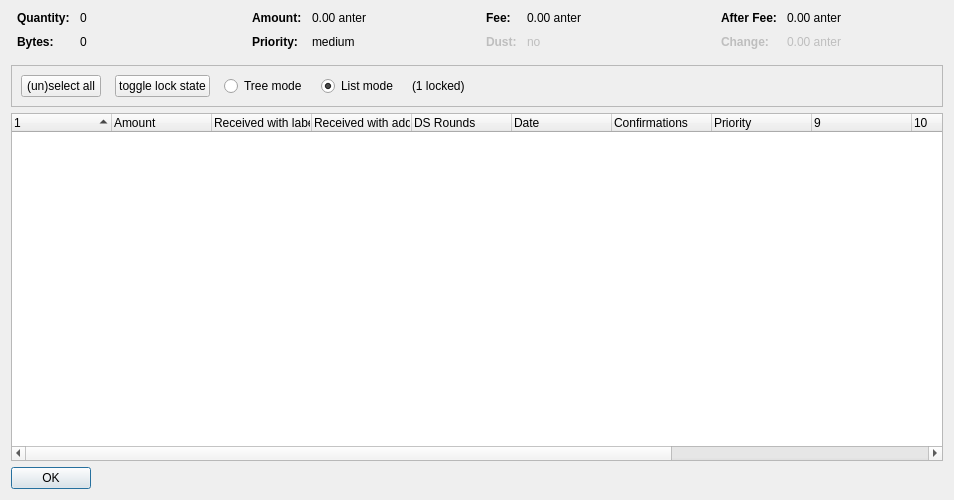
<?xml version="1.0" encoding="UTF-8"?>
<ui version="4.0">
 <class>CoinControlDialog</class>
 <widget class="QDialog" name="CoinControlDialog">
  <property name="geometry">
   <rect>
    <x>0</x>
    <y>0</y>
    <width>954</width>
    <height>500</height>
   </rect>
  </property>
  <property name="windowTitle">
   <string>Coin Selection</string>
  </property>
  <layout class="QVBoxLayout" name="verticalLayout">
   <item>
    <layout class="QHBoxLayout" name="horizontalLayoutTop" stretch="0,0,0,0">
     <property name="topMargin">
      <number>0</number>
     </property>
     <property name="bottomMargin">
      <number>10</number>
     </property>
     <item>
      <layout class="QFormLayout" name="formLayoutCoinControl1">
       <property name="horizontalSpacing">
        <number>10</number>
       </property>
       <property name="verticalSpacing">
        <number>10</number>
       </property>
       <property name="leftMargin">
        <number>6</number>
       </property>
       <property name="rightMargin">
        <number>6</number>
       </property>
       <item row="0" column="0">
        <widget class="QLabel" name="labelCoinControlQuantityText">
         <property name="font">
          <font>
           <weight>75</weight>
           <bold>true</bold>
          </font>
         </property>
         <property name="text">
          <string>Quantity:</string>
         </property>
        </widget>
       </item>
       <item row="0" column="1">
        <widget class="QLabel" name="labelCoinControlQuantity">
         <property name="cursor">
          <cursorShape>IBeamCursor</cursorShape>
         </property>
         <property name="contextMenuPolicy">
          <enum>Qt::ActionsContextMenu</enum>
         </property>
         <property name="text">
          <string notr="true">0</string>
         </property>
         <property name="textInteractionFlags">
          <set>Qt::LinksAccessibleByMouse|Qt::TextSelectableByKeyboard|Qt::TextSelectableByMouse</set>
         </property>
        </widget>
       </item>
       <item row="1" column="0">
        <widget class="QLabel" name="labelCoinControlBytesText">
         <property name="font">
          <font>
           <weight>75</weight>
           <bold>true</bold>
          </font>
         </property>
         <property name="text">
          <string>Bytes:</string>
         </property>
        </widget>
       </item>
       <item row="1" column="1">
        <widget class="QLabel" name="labelCoinControlBytes">
         <property name="cursor">
          <cursorShape>IBeamCursor</cursorShape>
         </property>
         <property name="contextMenuPolicy">
          <enum>Qt::ActionsContextMenu</enum>
         </property>
         <property name="text">
          <string notr="true">0</string>
         </property>
         <property name="textInteractionFlags">
          <set>Qt::LinksAccessibleByMouse|Qt::TextSelectableByKeyboard|Qt::TextSelectableByMouse</set>
         </property>
        </widget>
       </item>
      </layout>
     </item>
     <item>
      <layout class="QFormLayout" name="formLayoutCoinControl2">
       <property name="horizontalSpacing">
        <number>10</number>
       </property>
       <property name="verticalSpacing">
        <number>10</number>
       </property>
       <property name="leftMargin">
        <number>6</number>
       </property>
       <property name="rightMargin">
        <number>6</number>
       </property>
       <item row="0" column="0">
        <widget class="QLabel" name="labelCoinControlAmountText">
         <property name="font">
          <font>
           <weight>75</weight>
           <bold>true</bold>
          </font>
         </property>
         <property name="text">
          <string>Amount:</string>
         </property>
        </widget>
       </item>
       <item row="0" column="1">
        <widget class="QLabel" name="labelCoinControlAmount">
         <property name="cursor">
          <cursorShape>IBeamCursor</cursorShape>
         </property>
         <property name="contextMenuPolicy">
          <enum>Qt::ActionsContextMenu</enum>
         </property>
         <property name="text">
          <string notr="true">0.00 anter</string>
         </property>
         <property name="textInteractionFlags">
          <set>Qt::LinksAccessibleByMouse|Qt::TextSelectableByKeyboard|Qt::TextSelectableByMouse</set>
         </property>
        </widget>
       </item>
       <item row="1" column="0">
        <widget class="QLabel" name="labelCoinControlPriorityText">
         <property name="font">
          <font>
           <weight>75</weight>
           <bold>true</bold>
          </font>
         </property>
         <property name="text">
          <string>Priority:</string>
         </property>
        </widget>
       </item>
       <item row="1" column="1">
        <widget class="QLabel" name="labelCoinControlPriority">
         <property name="cursor">
          <cursorShape>IBeamCursor</cursorShape>
         </property>
         <property name="contextMenuPolicy">
          <enum>Qt::ActionsContextMenu</enum>
         </property>
         <property name="text">
          <string>medium</string>
         </property>
         <property name="textInteractionFlags">
          <set>Qt::LinksAccessibleByMouse|Qt::TextSelectableByKeyboard|Qt::TextSelectableByMouse</set>
         </property>
        </widget>
       </item>
      </layout>
     </item>
     <item>
      <layout class="QFormLayout" name="formLayoutCoinControl3">
       <property name="horizontalSpacing">
        <number>10</number>
       </property>
       <property name="verticalSpacing">
        <number>10</number>
       </property>
       <property name="leftMargin">
        <number>6</number>
       </property>
       <property name="rightMargin">
        <number>6</number>
       </property>
       <item row="0" column="0">
        <widget class="QLabel" name="labelCoinControlFeeText">
         <property name="font">
          <font>
           <weight>75</weight>
           <bold>true</bold>
          </font>
         </property>
         <property name="text">
          <string>Fee:</string>
         </property>
        </widget>
       </item>
       <item row="0" column="1">
        <widget class="QLabel" name="labelCoinControlFee">
         <property name="cursor">
          <cursorShape>IBeamCursor</cursorShape>
         </property>
         <property name="contextMenuPolicy">
          <enum>Qt::ActionsContextMenu</enum>
         </property>
         <property name="text">
          <string notr="true">0.00 anter</string>
         </property>
         <property name="textInteractionFlags">
          <set>Qt::LinksAccessibleByMouse|Qt::TextSelectableByKeyboard|Qt::TextSelectableByMouse</set>
         </property>
        </widget>
       </item>
       <item row="1" column="0">
        <widget class="QLabel" name="labelCoinControlLowOutputText">
         <property name="enabled">
          <bool>false</bool>
         </property>
         <property name="font">
          <font>
           <weight>75</weight>
           <bold>true</bold>
          </font>
         </property>
         <property name="text">
          <string>Dust:</string>
         </property>
        </widget>
       </item>
       <item row="1" column="1">
        <widget class="QLabel" name="labelCoinControlLowOutput">
         <property name="enabled">
          <bool>false</bool>
         </property>
         <property name="cursor">
          <cursorShape>IBeamCursor</cursorShape>
         </property>
         <property name="contextMenuPolicy">
          <enum>Qt::ActionsContextMenu</enum>
         </property>
         <property name="text">
          <string>no</string>
         </property>
         <property name="textInteractionFlags">
          <set>Qt::LinksAccessibleByMouse|Qt::TextSelectableByKeyboard|Qt::TextSelectableByMouse</set>
         </property>
        </widget>
       </item>
      </layout>
     </item>
     <item>
      <layout class="QFormLayout" name="formLayoutCoinControl4">
       <property name="horizontalSpacing">
        <number>10</number>
       </property>
       <property name="verticalSpacing">
        <number>10</number>
       </property>
       <property name="leftMargin">
        <number>6</number>
       </property>
       <property name="rightMargin">
        <number>6</number>
       </property>
       <item row="0" column="0">
        <widget class="QLabel" name="labelCoinControlAfterFeeText">
         <property name="font">
          <font>
           <weight>75</weight>
           <bold>true</bold>
          </font>
         </property>
         <property name="text">
          <string>After Fee:</string>
         </property>
        </widget>
       </item>
       <item row="0" column="1">
        <widget class="QLabel" name="labelCoinControlAfterFee">
         <property name="cursor">
          <cursorShape>IBeamCursor</cursorShape>
         </property>
         <property name="contextMenuPolicy">
          <enum>Qt::ActionsContextMenu</enum>
         </property>
         <property name="text">
          <string notr="true">0.00 anter</string>
         </property>
         <property name="textInteractionFlags">
          <set>Qt::LinksAccessibleByMouse|Qt::TextSelectableByKeyboard|Qt::TextSelectableByMouse</set>
         </property>
        </widget>
       </item>
       <item row="1" column="0">
        <widget class="QLabel" name="labelCoinControlChangeText">
         <property name="enabled">
          <bool>false</bool>
         </property>
         <property name="font">
          <font>
           <weight>75</weight>
           <bold>true</bold>
          </font>
         </property>
         <property name="text">
          <string>Change:</string>
         </property>
        </widget>
       </item>
       <item row="1" column="1">
        <widget class="QLabel" name="labelCoinControlChange">
         <property name="enabled">
          <bool>false</bool>
         </property>
         <property name="cursor">
          <cursorShape>IBeamCursor</cursorShape>
         </property>
         <property name="contextMenuPolicy">
          <enum>Qt::ActionsContextMenu</enum>
         </property>
         <property name="text">
          <string notr="true">0.00 anter</string>
         </property>
         <property name="textInteractionFlags">
          <set>Qt::LinksAccessibleByMouse|Qt::TextSelectableByKeyboard|Qt::TextSelectableByMouse</set>
         </property>
        </widget>
       </item>
      </layout>
     </item>
    </layout>
   </item>
   <item>
    <widget class="QFrame" name="frame">
     <property name="minimumSize">
      <size>
       <width>0</width>
       <height>40</height>
      </size>
     </property>
     <property name="frameShape">
      <enum>QFrame::StyledPanel</enum>
     </property>
     <property name="frameShadow">
      <enum>QFrame::Sunken</enum>
     </property>
     <layout class="QHBoxLayout" name="horizontalLayout">
      <item>
       <layout class="QHBoxLayout" name="horizontalLayoutPanel" stretch="0,0,0,0,0,0">
        <property name="spacing">
         <number>14</number>
        </property>
        <item>
         <widget class="QPushButton" name="pushButtonSelectAll">
          <property name="sizePolicy">
           <sizepolicy hsizetype="Maximum" vsizetype="Fixed">
            <horstretch>0</horstretch>
            <verstretch>0</verstretch>
           </sizepolicy>
          </property>
          <property name="text">
           <string>(un)select all</string>
          </property>
          <property name="autoDefault">
           <bool>false</bool>
          </property>
         </widget>
        </item>
        <item>
         <widget class="QPushButton" name="pushButtonToggleLock">
          <property name="sizePolicy">
           <sizepolicy hsizetype="Maximum" vsizetype="Fixed">
            <horstretch>0</horstretch>
            <verstretch>0</verstretch>
           </sizepolicy>
          </property>
          <property name="text">
           <string>toggle lock state</string>
          </property>
          <property name="autoDefault">
           <bool>false</bool>
          </property>
         </widget>
        </item>
        <item>
         <widget class="QRadioButton" name="radioTreeMode">
          <property name="sizePolicy">
           <sizepolicy hsizetype="Maximum" vsizetype="Fixed">
            <horstretch>0</horstretch>
            <verstretch>0</verstretch>
           </sizepolicy>
          </property>
          <property name="text">
           <string>Tree mode</string>
          </property>
         </widget>
        </item>
        <item>
         <widget class="QRadioButton" name="radioListMode">
          <property name="sizePolicy">
           <sizepolicy hsizetype="Maximum" vsizetype="Fixed">
            <horstretch>0</horstretch>
            <verstretch>0</verstretch>
           </sizepolicy>
          </property>
          <property name="text">
           <string>List mode</string>
          </property>
          <property name="checked">
           <bool>true</bool>
          </property>
         </widget>
        </item>
        <item>
         <widget class="QLabel" name="labelLocked">
          <property name="text">
           <string>(1 locked)</string>
          </property>
         </widget>
        </item>
        <item>
         <spacer name="horizontalSpacer">
          <property name="orientation">
           <enum>Qt::Horizontal</enum>
          </property>
          <property name="sizeHint" stdset="0">
           <size>
            <width>40</width>
            <height>20</height>
           </size>
          </property>
         </spacer>
        </item>
       </layout>
      </item>
     </layout>
    </widget>
   </item>
   <item>
    <widget class="CoinControlTreeWidget" name="treeWidget">
     <property name="contextMenuPolicy">
      <enum>Qt::CustomContextMenu</enum>
     </property>
     <property name="sortingEnabled">
      <bool>false</bool>
     </property>
     <property name="columnCount">
      <number>13</number>
     </property>
     <attribute name="headerShowSortIndicator" stdset="0">
      <bool>true</bool>
     </attribute>
     <attribute name="headerStretchLastSection">
      <bool>false</bool>
     </attribute>
     <column>
      <property name="text">
       <string/>
      </property>
     </column>
     <column>
      <property name="text">
       <string>Amount</string>
      </property>
     </column>
     <column>
      <property name="text">
       <string>Received with label</string>
      </property>
     </column>
     <column>
      <property name="text">
       <string>Received with address</string>
      </property>
     </column>
     <column>
      <property name="text">
       <string>DS Rounds</string>
      </property>
     </column>
     <column>
      <property name="text">
       <string>Date</string>
      </property>
     </column>
     <column>
      <property name="text">
       <string>Confirmations</string>
      </property>
      <property name="toolTip">
       <string>Confirmed</string>
      </property>
     </column>
     <column>
      <property name="text">
       <string>Priority</string>
      </property>
     </column>
     <column>
      <property name="text">
       <string/>
      </property>
     </column>
     <column>
      <property name="text">
       <string/>
      </property>
     </column>
     <column>
      <property name="text">
       <string/>
      </property>
     </column>
     <column>
      <property name="text">
       <string/>
      </property>
     </column>
     <column>
      <property name="text">
       <string/>
      </property>
     </column>
    </widget>
   </item>
   <item>
    <widget class="QDialogButtonBox" name="buttonBox">
     <property name="sizePolicy">
      <sizepolicy hsizetype="Maximum" vsizetype="Fixed">
       <horstretch>0</horstretch>
       <verstretch>0</verstretch>
      </sizepolicy>
     </property>
     <property name="orientation">
      <enum>Qt::Horizontal</enum>
     </property>
     <property name="standardButtons">
      <set>QDialogButtonBox::Ok</set>
     </property>
    </widget>
   </item>
  </layout>
 </widget>
 <customwidgets>
  <customwidget>
   <class>CoinControlTreeWidget</class>
   <extends>QTreeWidget</extends>
   <header>coincontroltreewidget.h</header>
  </customwidget>
 </customwidgets>
 <resources/>
 <connections/>
</ui>
